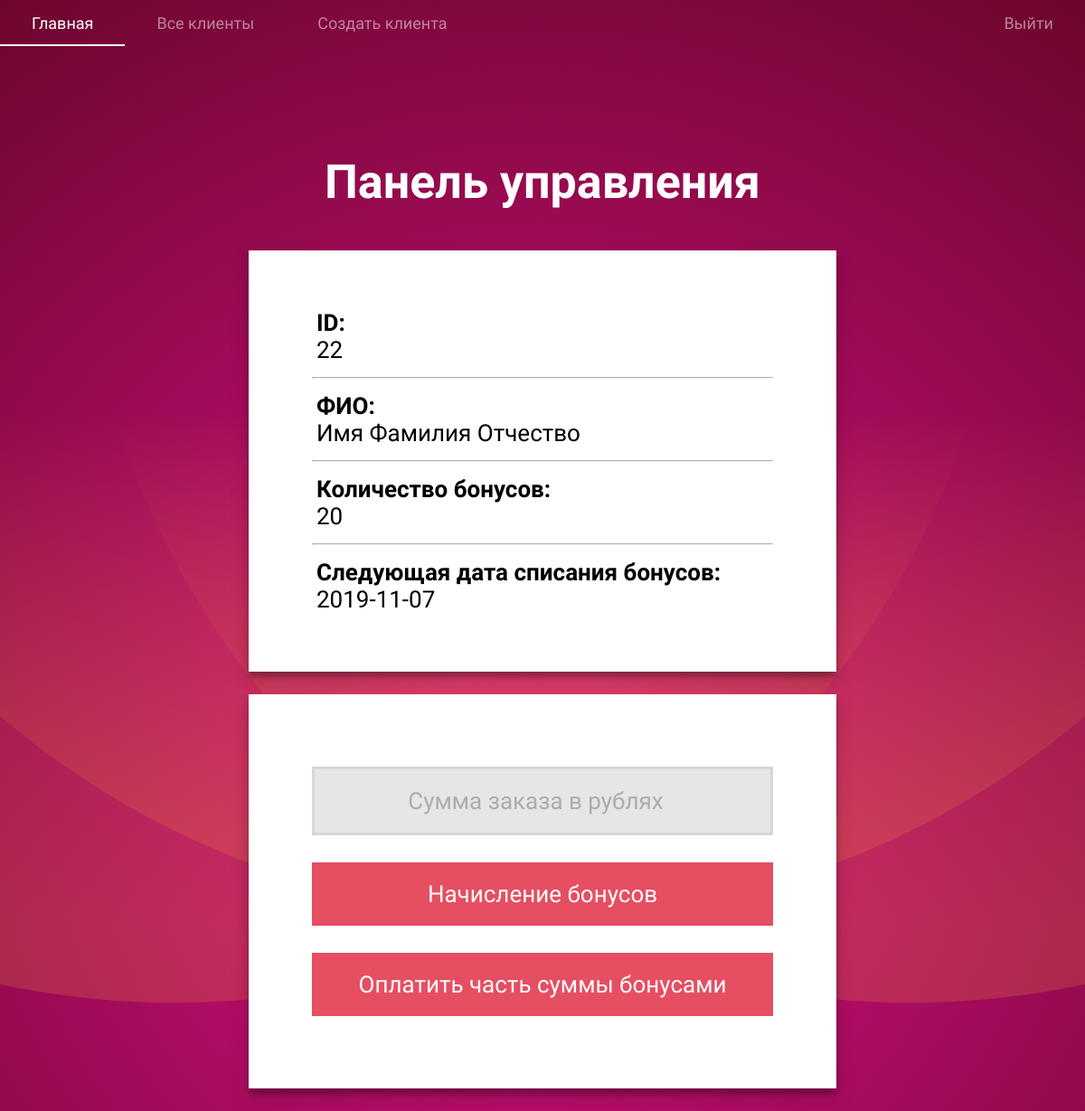
Screenshot of /oneClient.php?id_client=22 (signed in) with the database file from the repository.
### tables this page shows
CREATE TABLE `clients` (
  `id_client` int(11) NOT NULL,
  `fio` varchar(55) NOT NULL,
  `bonuses` int(11) NOT NULL,
  `next_writeoff_date` date NOT NULL
);

### php/db.php (called while the page is built, shortened)
<?php
    class Database
    {
        public static $dbh;
        public static function getDbh()
        {
            $host = "127.0.0.1";
            $user = "root";
            $password = "";
            $dbname = "crsdiscount";
            self::$dbh = new PDO("mysql:host=$host;dbname=$dbname", $user, $password);
            return self::$dbh;
        }
        public static function query($query)
        {
            $sth = self::getDbh()->prepare("$query");
            $sth->execute();
            return $sth->fetch(PDO::FETCH_ASSOC);
        }
    }
?>

### oneClient.php (the view, shortened to what this page needs)
<?php
    $idClient = $_GET['id_client'];
    require_once "./php/db.php";
    if (isset($_GET['id_client']))
    {
        $clientInfo = Database::query("SELECT * FROM clients WHERE id_client = '$idClient'");
    }
?>
<!DOCTYPE html>
<html lang="ru">
<head>
    <link rel="stylesheet" href="./css/index.css">
</head>
<body>
    <header>
        <?php require_once(__DIR__ . '\php\menu.php'); ?>
        <h1>Панель управления</h1>
    </header>
    <div id="info">
        <p> <strong>ID:</strong> <br> <?php echo $clientInfo['id_client']; ?> </p>
        <hr>
        <p id="fio"> <strong>ФИО:</strong> <br> <?php echo $clientInfo['fio']; ?> </p>
        <hr>
        <p id="bonuses"> <strong>Количество бонусов:</strong> <br> <?php echo $clientInfo['bonuses']; ?> </p>
        <hr>
        <p id="next_writeoff_date"> <strong>Следующая дата списания бонусов:</strong> <br> <?php echo $clientInfo['next_writeoff_date']; ?> </p>
    </div>
    <form id="bonus_payment" action="" method="GET">
        <input type="number" placeholder="Сумма заказа в рублях" name="sum" min="0" required>
        <input type="submit" value="Начисление бонусов" name="accrual">
        <input type="submit" value="Оплатить часть суммы бонусами" name="payment">
    </form>
</body>
</html>

### css/index.css (style rules this page uses)
* { box-sizing: border-box; margin: 0px; padding: 0px; }
header { width: 100%; }
html, body, #main { width: 100%; min-width: 320px; min-height: 100vh; }
body, input { font-family: "Roboto Condensed", sans-serif; font-size: 26px; }
body { display: flex; align-items: center; flex-flow: column nowrap; background-color: #330000; background-image: url("./../img/background.svg"); background-attachment: fixed; background-position: center; background-size: cover; }
form:not(#search-form, #info) { width: 650px; }
form, .wrapper, #info, #input-search-all-client, .log { display: flex; align-items: center; flex-flow: column nowrap; justify-content: center; margin-bottom: 25px; padding: 65px 70px; background-color: #FFFFFF; box-shadow: 0 10px 20px rgba(0,0,0,0.19), 0 6px 6px rgba(0,0,0,0.23); }
#info p { width: 100%; padding: 0px 5px; }
hr { width: 100%; margin: 15px 0px; opacity: 0.8; }
form input, .wrapper a { width: 100%; margin: 15px 0px; padding: 20px 25px; transition: 0.3s all; text-align: center; border: 0; }
input[type="text"], input[type="password"], input[type="number"] { color: rgb(136, 136, 136); border: 3px solid rgb(215, 215, 215); background-color: rgb(230, 230, 230); }
input[type="text"]::placeholder, input[type="password"]::placeholder, input[type="number"]::placeholder { color: rgb(172, 172, 172); }
input[type="submit"], .wrapper a { cursor: pointer; color: white; background-color: rgb(230, 78, 98); }
header h1, h1 { margin-top: 45px; padding: 45px 35px; text-align: center; color: rgb(255, 255, 255); }
#auth, #info, #bonus_payment, #accrual_of_bonuses, #new_client, #bonus_payment { width: 650px; }

### rows the page displays
clients: id_client "22", fio "Имя Фамилия Отчество", bonuses "20", next_writeoff_date "2019-11-07"
